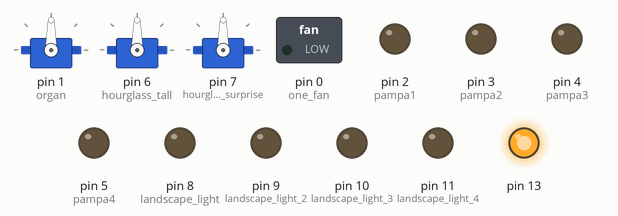
A sketch run on a simulated Teensy 4. On the bench: 3 × servo, switched loads named in the sketch (green lamp = pin HIGH), output pins drawn as LEDs (lit = HIGH).

Above: at 0.1 s.
At 6.1 s:
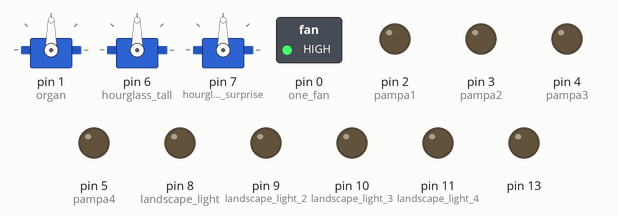
At 15.1 s:
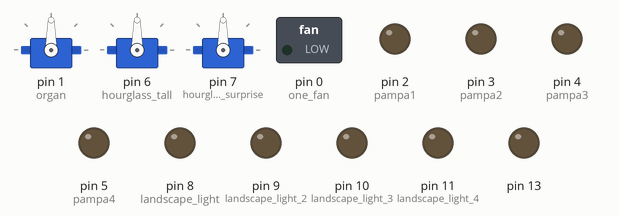
At 19.1 s:
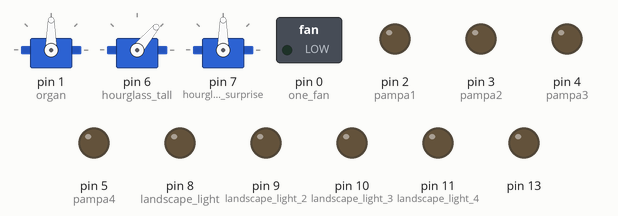
At 22.1 s:
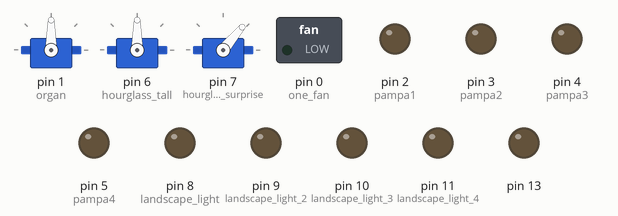
At 38.1 s:
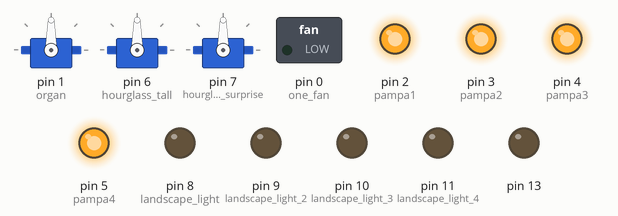
Timing chart, 0 to 39.6 s (numbered marks = the images above):
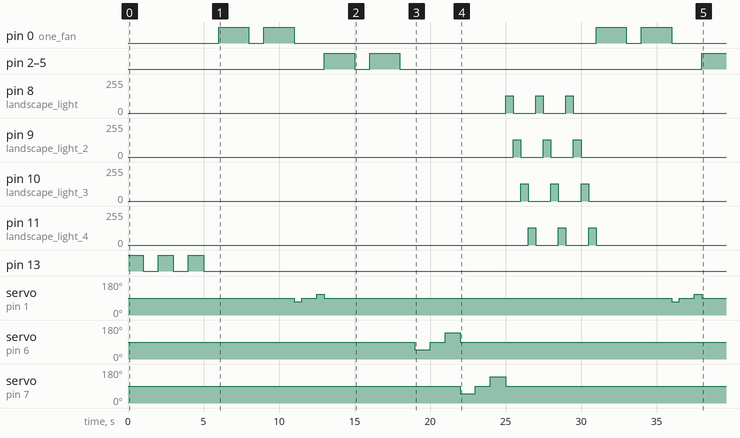

Measured:
- by itself, pin 0 (one_fan): LOW → HIGH at 6.0 s, → LOW 2.0 s later, → HIGH 1.0 s later, → LOW 2.0 s later, … (8 changes in this stretch)
- by itself, pin 2 (pampa1), pin 3 (pampa2), pin 4 (pampa3), pin 5 (pampa4): goes HIGH 2.0 s, LOW 1.0 s, HIGH 2.0 s, LOW 20.0 s, then HIGH
- by itself, servo on pin 1 (organ): 90° → 70° at 11.0 s, → 90° 0.50 s later, → 110° 1.0 s later, → 90° 0.50 s later, … (8 changes in this stretch)
- by itself, servo on pin 6 (hourglass_tall): 90° → 50° at 19.0 s, → 90° 1.0 s later, → 140° 1.0 s later, → 90° 1.0 s later
- by itself, servo on pin 7 (hourglass_surprise): 90° → 50° at 22.0 s, → 90° 1.0 s later, → 140° 1.0 s later, → 90° 1.0 s later
- by itself, pin 8 (landscape_light): 0/255 → 128/255 at 25.0 s, → 0/255 0.50 s later, → 128/255 1.5 s later, → 0/255 0.50 s later, … (6 changes in this stretch)
- by itself, pin 9 (landscape_light_2): 0/255 → 128/255 at 25.5 s, → 0/255 0.50 s later, → 128/255 1.5 s later, → 0/255 0.50 s later, … (6 changes in this stretch)

The sketch:

sequence_test_modules.ino
```cpp
#include <Servo.h>
#include <TimeLib.h>

Servo organ_servo;  // Organ urn servo object
Servo hourglass_servo; // Hourglass servo object
Servo surprise_servo; // Surprise servo object in Hourglass urn

//Urn1 Big Fan
const byte one_fan = 0; // Urn 1 : One BIG fan

//Urn2 Organ
const byte organ = 1; // Urn 2: the organic organ*

//Urn 3 Pampa
const byte pampa1 = 2; // Urn 3 : The Pampa, fan 1
const byte pampa2 = 3; // Urn 3 : The Pampa, fan 2
const byte pampa3 = 4; // Urn 3 : The Pampa, fan 3
const byte pampa4 = 5; // Urn 3 : The Pampa, fan 4

//Urn4 Hourglass
const byte hourglass_tall = 6; // Urn 4 : Tall and long hourglass
const byte hourglass_surprise = 7; // Urn 4: THe surprising hourglass

//Urn 5 Landscape
const byte landscape_light = 8; // Urn 5: Light dimmer ouput for landscape Urn
const byte landscape_light_2 = 9; //
const byte landscape_light_3 = 10;
const byte landscape_light_4 = 11;

int leds[6] = {8,9,10,11};

void setup() {
  pinMode(13, OUTPUT);

//Urn 1 BIG FAN
  pinMode(one_fan, OUTPUT);

//Urn 2 ORGAN
  pinMode(organ, OUTPUT);
  organ_servo.attach(organ);

//Urn 3 PAMPA
  pinMode(pampa1, OUTPUT);
  pinMode(pampa2, OUTPUT);
  pinMode(pampa3, OUTPUT);
  pinMode(pampa4, OUTPUT);
  analogWriteResolution(8);
  analogWriteFrequency(3, 234375); // Teensy 4.1 pin 3 and 4 234.375 kHz
  analogWriteFrequency(5, 234375); // Teensy 4.1 pin 5 and 6 also changes to 375 kHz

//Urn 4 Hourglass
  pinMode(hourglass_tall, OUTPUT);
  hourglass_servo.attach(hourglass_tall);
  surprise_servo.attach(hourglass_surprise);

//Urn 5 Landscape
  pinMode(landscape_light, OUTPUT);
  pinMode(landscape_light_2, OUTPUT);
  pinMode(landscape_light_3, OUTPUT);
  pinMode(landscape_light_4, OUTPUT);

  blink_internal_led();


}

void loop() {

// Test Urne 1, ventilateur
digitalWrite(one_fan, HIGH);
delay(2000);
digitalWrite(one_fan, LOW);
delay(1000);
digitalWrite(one_fan, HIGH);
delay(2000);
digitalWrite(one_fan, LOW);

//=====================================
// Test Urne 2, coeur
organ_servo.write(70);
delay(500);
organ_servo.write(90);
delay(1000);
organ_servo.write(110);
delay(500);
organ_servo.write(90);

//=====================================
// Test Urne 3, pampas
pampas_fans_on();
delay(2000);
pampas_fans_off();
delay(1000);
pampas_fans_on();
delay(2000);
pampas_fans_off();
delay(1000);

//=====================================
// Test Urne 4, Sablier
hourglass_servo.write(50);
delay(1000);
hourglass_servo.write(90);
delay(1000);
hourglass_servo.write(140);
delay(1000);
hourglass_servo.write(90);

// Test urne 4, Surprise
surprise_servo.write(50);
delay(1000);
surprise_servo.write(90);
delay(1000);
surprise_servo.write(140);
delay(1000);
surprise_servo.write(90);

//=====================================
// Test Urne 5, Paysages
for(int j=0; j<3; j++){
  for (int i=0; i<4; i++){
    analogWrite(leds[i],128);
    delay(500);
    analogWrite(leds[i],0);
  }
}

}

void pampas_fans_on(void){
  analogWrite(pampa1, 255);
  analogWrite(pampa2, 255);
  analogWrite(pampa3, 255);
  analogWrite(pampa4, 255);
}

void pampas_fans_off(void){
  analogWrite(pampa1, 0);
  analogWrite(pampa2, 0);
  analogWrite(pampa3, 0);
  analogWrite(pampa4, 0);
}

void blink_internal_led(){
  digitalWrite(13,HIGH);
  delay(1000);
  digitalWrite(13,LOW);
  delay(1000);
  digitalWrite(13,HIGH);
  delay(1000);
  digitalWrite(13,LOW);
  delay(1000);
  digitalWrite(13,HIGH);
  delay(1000);
  digitalWrite(13,LOW);
  delay(1000);
}
```
